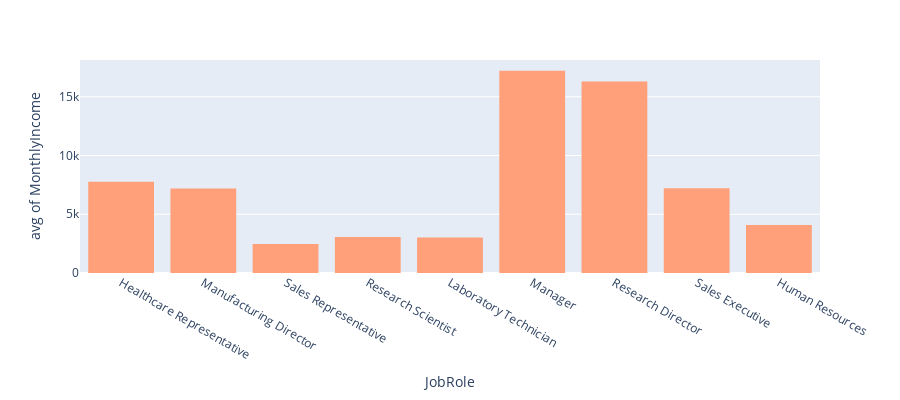

Notebook source saved alongside this figure:
### Code cell
fig = px.histogram(df_upsampled, x="JobRole", 
             y="MonthlyIncome",
#              color='Attrition',
                barmode='group',
              histfunc='avg',
             color_discrete_sequence=['lightsalmon'],
             height=400)
fig.show()

### Figure 1 — Plotly figure (JSON) as saved in the notebook; plotly's stock layout.template omitted (floating-point values rounded to 4 significant figures; data arrays with more than 128 entries replaced by an {"elided": "..."} marker saying what was removed)
{"data": [{"alignmentgroup": "True", "bingroup": "x", "histfunc": "avg", "hovertemplate": "JobRole=%{x}<br>avg of MonthlyIncome=%{y}<extra></extra>", "legendgroup": "", "marker": {"color": "lightsalmon", "pattern": {"shape": ""}}, "name": "", "offsetgroup": "", "orientation": "v", "showlegend": false, "type": "histogram", "x": {"elided": "2466 str values"}, "xaxis": "x", "y": {"elided": "2466 int values"}, "yaxis": "y"}], "layout": {"barmode": "group", "height": 400, "legend": {"tracegroupgap": 0}, "margin": {"t": 60}, "xaxis": {"anchor": "y", "domain": [0, 1], "title": {"text": "JobRole"}}, "yaxis": {"anchor": "x", "domain": [0, 1], "title": {"text": "avg of MonthlyIncome"}}}}
